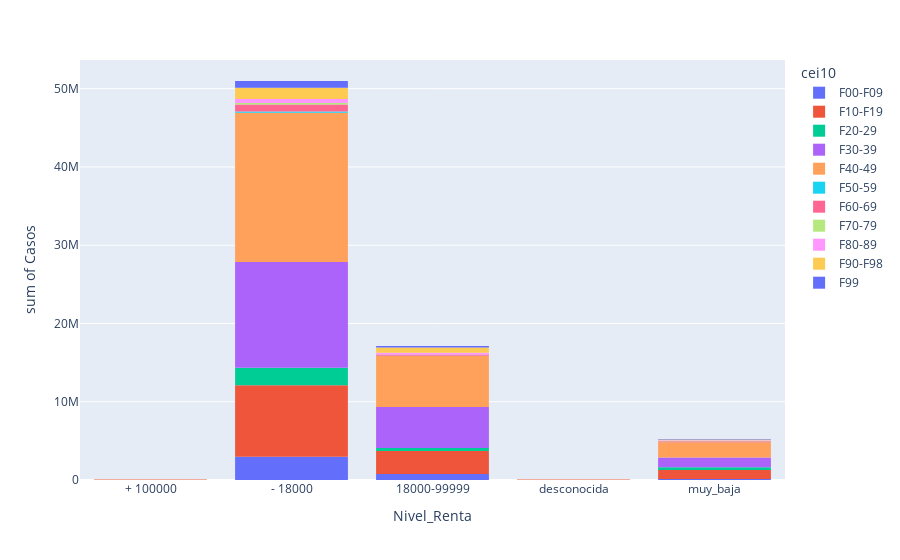

Here is the notebook cell this chart was saved with:
### Code cell
fig2 = px.histogram(nivel_renta, x="Nivel_Renta", y="Casos",color = 'cei10') 
fig2.show()

### Figure 1 — Plotly figure (JSON) as saved in the notebook; plotly's stock layout.template omitted (floating-point values rounded to 4 significant figures)
{"data": [{"alignmentgroup": "True", "bingroup": "x", "histfunc": "sum", "hovertemplate": "cei10=F00-F09<br>Nivel_Renta=%{x}<br>sum of Casos=%{y}<extra></extra>", "legendgroup": "F00-F09", "marker": {"color": "#636efa", "pattern": {"shape": ""}}, "name": "F00-F09", "offsetgroup": "F00-F09", "orientation": "v", "showlegend": true, "type": "histogram", "x": ["+ 100000", "- 18000", "18000-99999", "desconocida", "muy_baja"], "xaxis": "x", "y": [1711, 2960384, 758871, 14755, 138071], "yaxis": "y"}, {"alignmentgroup": "True", "bingroup": "x", "histfunc": "sum", "hovertemplate": "cei10=F10-F19<br>Nivel_Renta=%{x}<br>sum of Casos=%{y}<extra></extra>", "legendgroup": "F10-F19", "marker": {"color": "#EF553B", "pattern": {"shape": ""}}, "name": "F10-F19", "offsetgroup": "F10-F19", "orientation": "v", "showlegend": true, "type": "histogram", "x": ["+ 100000", "- 18000", "18000-99999", "desconocida", "muy_baja"], "xaxis": "x", "y": [18672, 9146659, 2933387, 10592, 1128190], "yaxis": "y"}, {"alignmentgroup": "True", "bingroup": "x", "histfunc": "sum", "hovertemplate": "cei10=F20-29<br>Nivel_Renta=%{x}<br>sum of Casos=%{y}<extra></extra>", "legendgroup": "F20-29", "marker": {"color": "#00cc96", "pattern": {"shape": ""}}, "name": "F20-29", "offsetgroup": "F20-29", "orientation": "v", "showlegend": true, "type": "histogram", "x": ["+ 100000", "- 18000", "18000-99999", "desconocida", "muy_baja"], "xaxis": "x", "y": [0, 2237611, 411695, 0, 360826], "yaxis": "y"}, {"alignmentgroup": "True", "bingroup": "x", "histfunc": "sum", "hovertemplate": "cei10=F30-39<br>Nivel_Renta=%{x}<br>sum of Casos=%{y}<extra></extra>", "legendgroup": "F30-39", "marker": {"color": "#ab63fa", "pattern": {"shape": ""}}, "name": "F30-39", "offsetgroup": "F30-39", "orientation": "v", "showlegend": true, "type": "histogram", "x": ["+ 100000", "- 18000", "18000-99999", "desconocida", "muy_baja"], "xaxis": "x", "y": [49024, 13510912, 5229620, 39204, 1252752], "yaxis": "y"}, {"alignmentgroup": "True", "bingroup": "x", "histfunc": "sum", "hovertemplate": "cei10=F40-49<br>Nivel_Renta=%{x}<br>sum of Casos=%{y}<extra></extra>", "legendgroup": "F40-49", "marker": {"color": "#FFA15A", "pattern": {"shape": ""}}, "name": "F40-49", "offsetgroup": "F40-49", "orientation": "v", "showlegend": true, "type": "histogram", "x": ["+ 100000", "- 18000", "18000-99999", "desconocida", "muy_baja"], "xaxis": "x", "y": [52996, 19082112, 6511250, 62716, 1932467], "yaxis": "y"}, {"alignmentgroup": "True", "bingroup": "x", "histfunc": "sum", "hovertemplate": "cei10=F50-59<br>Nivel_Renta=%{x}<br>sum of Casos=%{y}<extra></extra>", "legendgroup": "F50-59", "marker": {"color": "#19d3f3", "pattern": {"shape": ""}}, "name": "F50-59", "offsetgroup": "F50-59", "orientation": "v", "showlegend": true, "type": "histogram", "x": ["+ 100000", "- 18000", "18000-99999", "desconocida", "muy_baja"], "xaxis": "x", "y": [0, 159159, 27425, 0, 6871], "yaxis": "y"}, {"alignmentgroup": "True", "bingroup": "x", "histfunc": "sum", "hovertemplate": "cei10=F60-69<br>Nivel_Renta=%{x}<br>sum of Casos=%{y}<extra></extra>", "legendgroup": "F60-69", "marker": {"color": "#FF6692", "pattern": {"shape": ""}}, "name": "F60-69", "offsetgroup": "F60-69", "orientation": "v", "showlegend": true, "type": "histogram", "x": ["+ 100000", "- 18000", "18000-99999", "desconocida", "muy_baja"], "xaxis": "x", "y": [0, 884649, 165903, 0, 147988], "yaxis": "y"}, {"alignmentgroup": "True", "bingroup": "x", "histfunc": "sum", "hovertemplate": "cei10=F70-79<br>Nivel_Renta=%{x}<br>sum of Casos=%{y}<extra></extra>", "legendgroup": "F70-79", "marker": {"color": "#B6E880", "pattern": {"shape": ""}}, "name": "F70-79", "offsetgroup": "F70-79", "orientation": "v", "showlegend": true, "type": "histogram", "x": ["+ 100000", "- 18000", "18000-99999", "desconocida", "muy_baja"], "xaxis": "x", "y": [0, 197227, 1815, 0, 60294], "yaxis": "y"}, {"alignmentgroup": "True", "bingroup": "x", "histfunc": "sum", "hovertemplate": "cei10=F80-89<br>Nivel_Renta=%{x}<br>sum of Casos=%{y}<extra></extra>", "legendgroup": "F80-89", "marker": {"color": "#FF97FF", "pattern": {"shape": ""}}, "name": "F80-89", "offsetgroup": "F80-89", "orientation": "v", "showlegend": true, "type": "histogram", "x": ["+ 100000", "- 18000", "18000-99999", "desconocida", "muy_baja"], "xaxis": "x", "y": [1202, 493443, 219095, 730, 49041], "yaxis": "y"}, {"alignmentgroup": "True", "bingroup": "x", "histfunc": "sum", "hovertemplate": "cei10=F90-F98<br>Nivel_Renta=%{x}<br>sum of Casos=%{y}<extra></extra>", "legendgroup": "F90-F98", "marker": {"color": "#FECB52", "pattern": {"shape": ""}}, "name": "F90-F98", "offsetgroup": "F90-F98", "orientation": "v", "showlegend": true, "type": "histogram", "x": ["+ 100000", "- 18000", "18000-99999", "desconocida", "muy_baja"], "xaxis": "x", "y": [8307, 1452258, 669473, 0, 86182], "yaxis": "y"}, {"alignmentgroup": "True", "bingroup": "x", "histfunc": "sum", "hovertemplate": "cei10=F99<br>Nivel_Renta=%{x}<br>sum of Casos=%{y}<extra></extra>", "legendgroup": "F99", "marker": {"color": "#636efa", "pattern": {"shape": ""}}, "name": "F99", "offsetgroup": "F99", "orientation": "v", "showlegend": true, "type": "histogram", "x": ["+ 100000", "- 18000", "18000-99999", "desconocida", "muy_baja"], "xaxis": "x", "y": [0, 857443, 179160, 1367, 60744], "yaxis": "y"}], "layout": {"barmode": "relative", "legend": {"title": {"text": "cei10"}, "tracegroupgap": 0}, "margin": {"t": 60}, "xaxis": {"anchor": "y", "domain": [0, 1], "title": {"text": "Nivel_Renta"}}, "yaxis": {"anchor": "x", "domain": [0, 1], "title": {"text": "sum of Casos"}}}}
